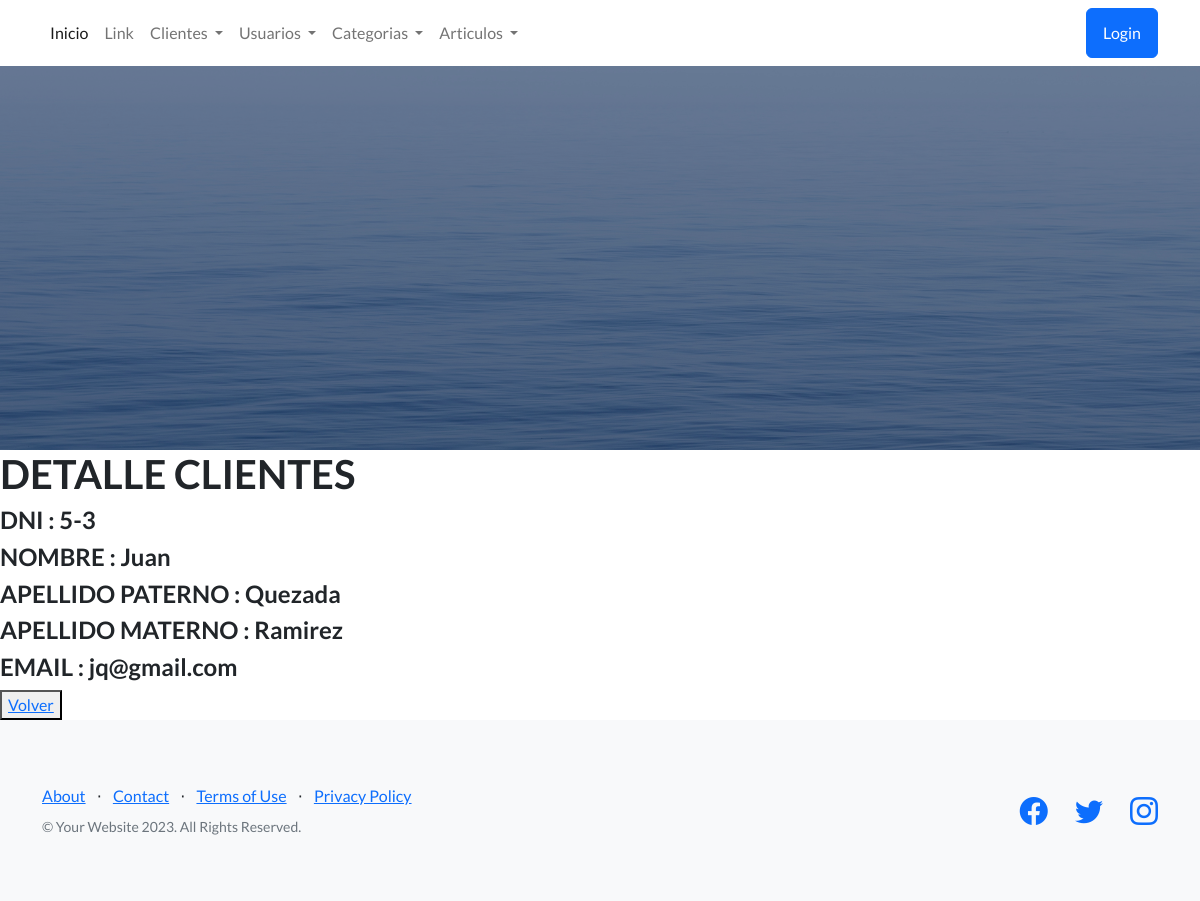
The app's page /app-coder/DetalleClientes/15/ with its own data.
### AppCoder/models.py (models this page shows, shortened)
class Clientes(models.Model):
    dni = models.CharField(max_length=9,null=False,blank=False)
    nombre = models.CharField(max_length=40,null=False,blank=False)
    apellidoPaterno = models.CharField(max_length=40)
    apellidoMaterno = models.CharField(max_length=40)
    email = models.EmailField()
    user = models.OneToOneField(User, on_delete=models.CASCADE)

### AppCoder/views.py (the view)
# urls.py: path('DetalleClientes/<pk>/', ClienteDetail.as_view(), name="DetalleClientes"),
class ClienteDetail(DetailView):
    model = Clientes
    template_name = "cliente_detail.html"
    context_object_name = "cliente"

### AppCoder/templates/cliente_detail.html
{% extends 'inicio.html' %}
{% block contenidoQuecambia %}
    <h1>DETALLE CLIENTES</h1>
    <h4>DNI              : {{cliente.dni}}</h4>
    <h4>NOMBRE           : {{cliente.nombre}}</h4>
    <h4>APELLIDO PATERNO : {{cliente.apellidoPaterno}}</h4>
    <h4>APELLIDO MATERNO : {{cliente.apellidoMaterno}}</h4>
    <h4>EMAIL            : {{cliente.email}}</h4>
    <button>
        <a href="{% url 'ListarClientes' %}" > Volver </a>
    </button>
{% endblock contenidoQuecambia %}

### records on screen
Clientes: dni "5-3", nombre "Juan", apellidoPaterno "Quezada", apellidoMaterno "Ramirez", email "jq@gmail.com"
